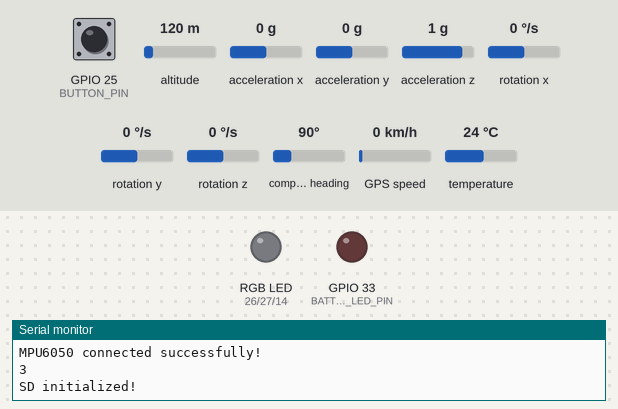
Bench run of a program on a simulated ESP32. Parts: an RGB LED mixed from three pins (HIGH = lit), output pins drawn as LEDs (lit = HIGH), the last lines printed to the serial monitor. Inputs (shaded band) come from the test bench; at power-on: GPIO 25 (BUTTON_PIN) HIGH, altitude 120 m, acceleration x 0 g, acceleration y 0 g, acceleration z 1 g, rotation x 0 °/s, rotation y 0 °/s, rotation z 0 °/s, compass heading 90°, GPS speed 0 km/h, temperature 24 °C. Storage starts empty; the GPS gets a fix after 3 s at 37.7749, -122.4194 with 8 satellites.

Above: at 1.2 s.
1.3 s: GPIO 25 (BUTTON_PIN) pulled LOW for 3.2 s
At 5.7 s:
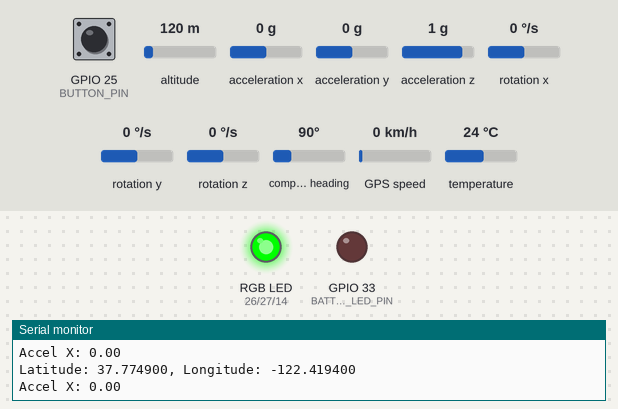
Timing chart, 0 to 7.2 s (numbered marks = the images above; inputs shaded):
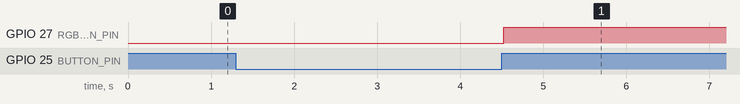

Measured:
- after the input at 1.3 s, GPIO 27 (RGB_GREEN_PIN): LOW → HIGH after 3.2 s

The program:

main.cpp
```cpp
#include <Arduino.h>

#include "esp32-setup.h"
#include "leds/led_manager.h"

#include "gps/gps_manager.h"

#include "imu/imu_manager.h"

#include "core/state_manager.h"

#include "buttons/button_manager.h"

#include "core/states/off_state.h"
#include "core/states/recording_state.h"
#include "core/states/ble_state.h"

#include "storage/sd_manager.h"


void setup() {

  esp32_serial_setup(115200);

  initLEDs();

  initButton();


  initGPS();

  if (!initIMU()) {

    Serial.println("Failed to find MPU6050 chip!");

    while (1);
  }

  Serial.println("MPU6050 connected successfully!");

  if (!initSD()){
    while (1);
  }

  updateState(DEVICE_OFF);
}

void loop() {

  updateButton();

  switch (getCurrentState()) {

    case DEVICE_OFF:
      handleOffState();
      break;

    case DEVICE_RECORDING:
      handleRecordingState();
      break;

    case DEVICE_BLE_MODE:
      handleBLEState();
      break;
  }
}
```

esp32-functions.h
```cpp
#pragma once

// Funcion para leer un boton
bool read_button(int button_pin);

// Funciones para manejar las salidas
void set_output(int out1, int out2);

void reset_output(int out1, int out2);
```

esp32-setup.h
```cpp
#pragma once


// Declaración de funciones
void esp32_serial_setup(int baudrate);
```

ble_manager.cpp
```cpp

```

button_manager.cpp
```cpp
#include <Arduino.h>
#include "../config/pins.h"
#include "../core/state_manager.h"


bool lastButtonState = HIGH;

unsigned long buttonPressStart = 0;

void initButton() {
    pinMode(BUTTON_PIN, INPUT_PULLUP);
}

void updateButton() {

    bool currentButton = digitalRead(BUTTON_PIN);

    // pressed
    if (currentButton == LOW && lastButtonState == HIGH) {
        buttonPressStart = millis();
    }

    // released
    if (currentButton == HIGH && lastButtonState == LOW) {

        unsigned long pressDuration = millis() - buttonPressStart;

        if (pressDuration > 1500) {

            DeviceState current = getCurrentState();

            if (current == DEVICE_OFF) {
                updateState(DEVICE_RECORDING);
            }
            else {
                updateState(DEVICE_OFF);
            }
        }
    }

    lastButtonState = currentButton;
}
```

button_manager.h
```cpp
#pragma once

void initButton();
void updateButton();
```

logger.cpp
```cpp

```

state_manager.cpp
```cpp
#include "state_manager.h"

#include <Arduino.h>

#include "../leds/led_manager.h"

#include "../storage/sd_manager.h"

DeviceState currentState = DEVICE_OFF;

void updateState(DeviceState newState) {

  if (currentState == newState) {
    return;
  }

  // ===== EXIT CURRENT STATE =====
  switch (currentState) {

    case DEVICE_RECORDING:

      closeSession();

      break;

    default:
      break;
  }

  // ===== CHANGE STATE =====
  currentState = newState;

  // ===== ENTER NEW STATE =====
  switch (currentState) {

    case DEVICE_OFF:

      setRGB(0, 0, 0);

      Serial.println("STATE: OFF");

      break;

    case DEVICE_RECORDING:

      setRGB(0, 1, 0);

      Serial.println("STATE: RECORDING");

      startSession();

      break;

    case DEVICE_BLE_MODE:

      setRGB(0, 0, 1);

      Serial.println("STATE: BLE MODE");

      break;
  }
}

DeviceState getCurrentState() {
  return currentState;
}
```

state_manager.h
```cpp
#pragma once

#include "../models/device_state.h"

void updateState(DeviceState newState);

DeviceState getCurrentState();
```

ble_state.cpp
```cpp
#include <Arduino.h>

void handleBLEState() {

    // futuro:
    // BLE advertising
    // sync móvil
    // transferir sesiones
    // OTA

    delay(50);
}
```

ble_state.h
```cpp
#pragma once

void handleBLEState();
```

off_state.cpp
```cpp
#include <Arduino.h>

void handleOffState() {

    // futuro:
    // apagar sensores
    // deep sleep
    // blink LED lento
    // esperar botón

    delay(50);
}
```

off_state.h
```cpp
#pragma once

void handleOffState();
```

recording_state.cpp
```cpp
#include <Arduino.h>

#include "../../gps/gps_manager.h"
#include "../../imu/imu_manager.h"
#include "../../storage/sd_manager.h"

unsigned long lastSensorRead = 0;

void handleRecordingState() {


    updateGPS();

    updateIMU();

    if (millis() - lastSensorRead >= 100) {

        lastSensorRead = millis();

        GPSData gps = getGPSData();

        IMUData imu = getIMUData();

        if (gps.valid) {

            Serial.print("Latitude: ");
            Serial.print(gps.latitude, 6);

            Serial.print(", Longitude: ");
            Serial.println(gps.longitude, 6);
        }

        Serial.print("Accel X: ");
        Serial.println(imu.accelX);

        appendSessionData(gps, imu);
    }
}
```

recording_state.h
```cpp
#pragma once

void handleRecordingState();
```

esp32-functions.cpp
```cpp
#include <Arduino.h>
#include "esp32-functions.h"

bool read_button(int button_pin) {
 return digitalRead(button_pin);
}

void set_output(int out1, int out2) {
    digitalWrite(out1, HIGH);
    digitalWrite(out2, LOW);
}

void reset_output(int out1, int out2) {
    digitalWrite(out1, LOW);
    digitalWrite(out2, HIGH);
}
```

esp32-setup.cpp
```cpp
#include <Arduino.h>
#include "esp32-setup.h"


// Inicialización del puerto serial para la comunicación con el monitor serie
void esp32_serial_setup(int baudrate) {
  Serial.begin(baudrate);
  Serial.printf("Statifly inicializado a %d", baudrate);
  Serial.println();
}
```

gps_manager.cpp
```cpp
#include "gps_manager.h"

#include <Arduino.h>
#include <TinyGPS++.h>
#include <HardwareSerial.h>

#include "../config/pins.h"


/*
 * Manejo del sensor GPS (TinyGPS++) para obtener datos de posición y velocidad.
 * Se inicializa el puerto serial para la comunicación con el módulo GPS y se leen los datos en cada actualización.
 * Los datos se almacenan en una estructura `GPSData` para su uso posterior en el programa.
 */
TinyGPSPlus gps;

HardwareSerial gpsSerial(1);

GPSData gpsData;

void initGPS() {

  gpsSerial.begin(
    9600,
    SERIAL_8N1,
    GPS_RX_PIN,
    GPS_TX_PIN
  );
}

void updateGPS() {

  while (gpsSerial.available() > 0) {

    char c = gpsSerial.read();

    gps.encode(c);
  }

  gpsData.valid = gps.location.isValid();

  if (gpsData.valid) {

    gpsData.latitude = gps.location.lat();

    gpsData.longitude = gps.location.lng();

    gpsData.speedKmph = gps.speed.kmph();

    gpsData.altitude = gps.altitude.meters();

    gpsData.satellites = gps.satellites.value();
  }
}

GPSData getGPSData() {
  return gpsData;
}
```

gps_manager.h
```cpp
#pragma once

#include "../models/gps_data.h"

void initGPS();

void updateGPS();

GPSData getGPSData();
```

imu_manager.cpp
```cpp
#include "imu_manager.h"

#include <Wire.h>

#include <Adafruit_MPU6050.h>

#include <Adafruit_Sensor.h>

/*
 * Manejo del sensor IMU (MPU6050) para obtener datos de aceleración y giroscopio.
 * Se inicializa el sensor, se configuran los rangos y se leen los datos en cada actualización.
 * Los datos se almacenan en una estructura `IMUData` para su uso posterior en el programa.
 */
Adafruit_MPU6050 mpu;
IMUData imuData;

bool initIMU() {

  if (!mpu.begin()) {
    return false;
  }

  mpu.setAccelerometerRange(MPU6050_RANGE_2_G);

  mpu.setGyroRange(MPU6050_RANGE_250_DEG);

  mpu.setFilterBandwidth(MPU6050_BAND_21_HZ);

  return true;
}

void updateIMU() {

  sensors_event_t a, g, temp;

  mpu.getEvent(&a, &g, &temp);

  imuData.accelX = a.acceleration.x;
  imuData.accelY = a.acceleration.y;
  imuData.accelZ = a.acceleration.z;

  imuData.gyroX = g.gyro.x;
  imuData.gyroY = g.gyro.y;
  imuData.gyroZ = g.gyro.z;
}

IMUData getIMUData() {
  return imuData;
}
```

imu_manager.h
```cpp
#pragma once

#include "../models/imu_data.h"

bool initIMU();

void updateIMU();

IMUData getIMUData();
```

led_manager.cpp
```cpp
#include <Arduino.h>
#include "led_manager.h"
#include "../config/pins.h"

void initLEDs() {
    pinMode(RGB_RED_PIN, OUTPUT);
    pinMode(RGB_GREEN_PIN, OUTPUT);
    pinMode(RGB_BLUE_PIN, OUTPUT);

    pinMode(BATTERY_LED_PIN, OUTPUT);
}

void setRGB(bool r, bool g, bool b) {
    digitalWrite(RGB_RED_PIN, r);
    digitalWrite(RGB_GREEN_PIN, g);
    digitalWrite(RGB_BLUE_PIN, b);
}
```

led_manager.h
```cpp
#pragma once

void initLEDs();

void setRGB(bool r, bool g, bool b);
```

device_state.h
```cpp
#pragma once

// ==================== DEVICE STATES ====================
enum DeviceState {
  DEVICE_OFF,
  DEVICE_RECORDING,
  DEVICE_BLE_MODE
};
```

gps_data.h
```cpp
#pragma once

struct GPSData
{
    double latitude = 0.0;
    double longitude = 0.0;

    int satellites = 0;

    double speedKmph = 0.0;

    double altitude = 0.0;

    bool valid = false;
};
```

imu_data.h
```cpp
#pragma once

struct IMUData {

  float accelX = 0;
  float accelY = 0;
  float accelZ = 0;

  float gyroX = 0;
  float gyroY = 0;
  float gyroZ = 0;

};
```

sd_manager.cpp
```cpp
#include "sd_manager.h"

#include <Arduino.h>
#include <SPI.h>
#include <SD.h>

#define SD_CS_PIN 5

File sessionFile;

bool firstEntry = true;

String currentFilename = "";

bool initSD() {

    if (!SD.begin(SD_CS_PIN)) {

        Serial.println("SD initialization failed!");

        return false;
    }

    Serial.println(SD.cardType());
    Serial.println("SD initialized!");

    return true;
}

bool startSession() {

    int sessionNumber = 1;

    while (true) {

        currentFilename = "/session_" + String(sessionNumber) + ".json";

        if (!SD.exists(currentFilename)) {
            break;
        }

        sessionNumber++;
    }

    sessionFile = SD.open(currentFilename, FILE_WRITE);

    if (!sessionFile) {

        Serial.println("Failed to create session file!");

        return false;
    }

    sessionFile.println("[");

    firstEntry = true;

    Serial.println("Session started: " + currentFilename);

    return true;
}

void appendSessionData(GPSData gps, IMUData imu) {

    if (!sessionFile) {
        return;
    }

    if (!firstEntry) {
        sessionFile.println(",");
    }

    String json = "{";

    json += "\"latitude\":" + String(gps.latitude, 6) + ",";
    json += "\"longitude\":" + String(gps.longitude, 6) + ",";

    json += "\"accelX\":" + String(imu.accelX, 2) + ",";
    json += "\"accelY\":" + String(imu.accelY, 2) + ",";
    json += "\"accelZ\":" + String(imu.accelZ, 2);

    json += "}";

    sessionFile.print(json);

    sessionFile.flush();

    firstEntry = false;
}

void closeSession() {

    if (!sessionFile) {
        return;
    }

    sessionFile.println();
    sessionFile.println("]");

    sessionFile.flush();

    sessionFile.close();

    Serial.println("Session closed");
}
```

sd_manager.h
```cpp
#pragma once

#include "../gps/gps_manager.h"
#include "../imu/imu_manager.h"

bool initSD();

bool startSession();

void appendSessionData(GPSData gps, IMUData imu);

void closeSession();
```

pins.h
```cpp
#pragma once

#define BUTTON_PIN 25

#define RGB_RED_PIN 26
#define RGB_GREEN_PIN 27
#define RGB_BLUE_PIN 14

#define BATTERY_LED_PIN 33

#define GPS_RX_PIN 16
#define GPS_TX_PIN 17
```
